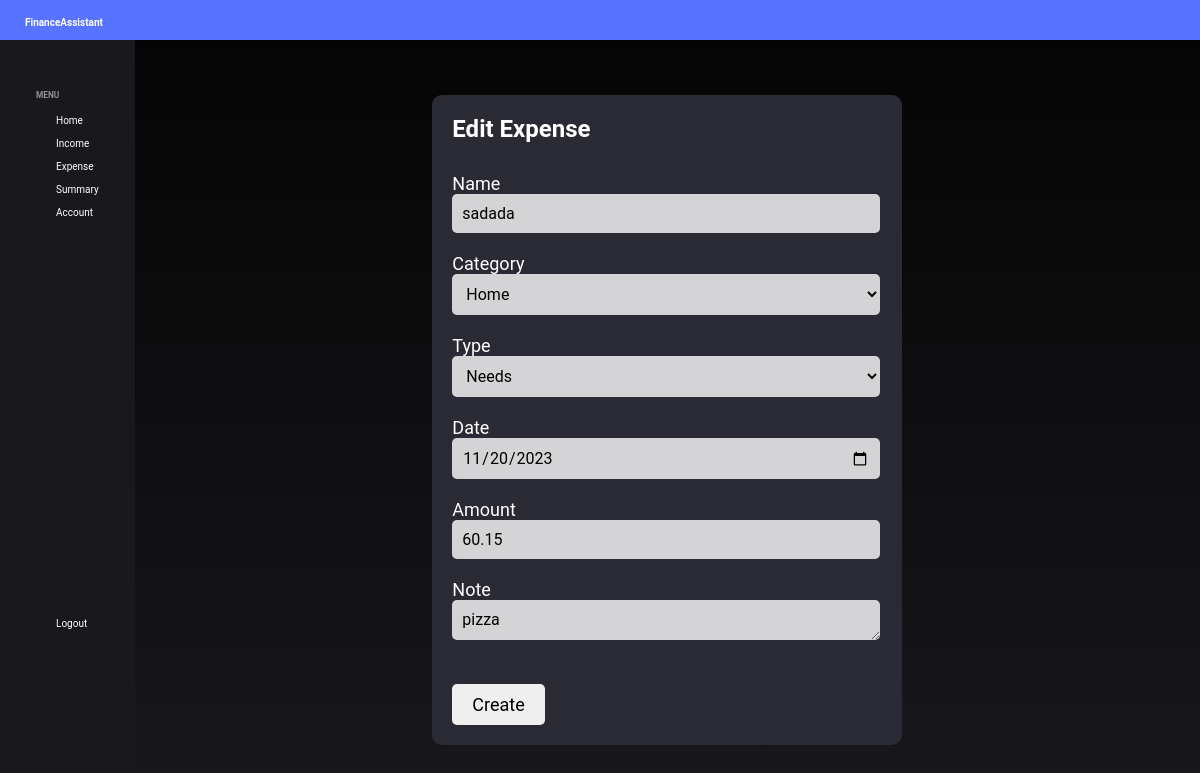
/expenses/7/update (signed in), run on the app's committed database.
### app/models.py (models this page shows)
class Expense(db.Model):
    __tablename__ = 'expenses'
    id = db.Column(db.Integer, primary_key=True)
    user_id = db.Column(db.Integer, db.ForeignKey('users.id'))
    category_id = db.Column(db.Integer, db.ForeignKey('expense_categories.id'))
    type_id = db.Column(db.Integer, db.ForeignKey('expense_types.id'))
    name = db.Column(db.String(25),unique=True, nullable=False)
    date = db.Column(db.Date, nullable=False, default=datetime.utcnow)
    amount = db.Column(db.Float, nullable=False)
    note = db.Column(db.String(40), nullable=False, default='')

### app/routes.py (the view, shortened to what this page needs)
@app.route("/expenses/<int:expense_id>/update", methods=['GET', 'POST'])
@login_required
def update_expense(expense_id):
    expense = Expense.query.filter_by(id=expense_id, user=current_user).first_or_404()
    form = CreateExpenseForm()
    form.name.data = expense.name
    form.type.data = expense.expense_type
    form.category.data = expense.category
    form.date.data = expense.date
    form.amount.data = expense.amount
    form.note.data = expense.note
    return render_template('edit_expense.html',form=form)

### app/forms.py (shortened to what this page needs)
class CreateExpenseForm(FlaskForm):
    name = StringField('Name', validators=[DataRequired(),Length(min=2, max=25)])
    category = SelectField('Category', choices=['Home','Transport','Education','Food','Healthcare','Entertainment','Debt','Clothes','Travel','Investment','Other'])
    type = SelectField('Type', choices=['Needs','Wants','Other'])
    date = DateField('Date')
    amount = DecimalField('Amount',places=2, validators=[DataRequired(),NumberRange(min=0.01)])
    note = TextAreaField('Note', validators=[DataRequired(), Length(min=2,max=45)])
    submit = SubmitField('Create')

### app/models.py (called while the page is built)
@login_manager.user_loader
def load_user(user_id):
    return User.query.get(int(user_id))

### app/routes.py (called while the page is built)
@app.context_processor
def utility_processor():
    def is_expense(transaction):
        return isinstance(transaction, Expense)
    def is_income(transaction):
        return isinstance(transaction, Income)
    return dict(is_expense=is_expense, is_income=is_income)

### app/templates/edit_expense.html (shortened to what this page needs)
{% extends "base.html" %}
{% block content %}
<div class="empty">
</div>
<div class="test">
    <div class="exp-content-section">
        <form method="POST" action="">
            <fieldset class="form-group">
                <legend class="ln-title">Edit Expense</legend>
                <div class="form-group">
                    {{ form.name.label(class="form-control-label") }}
                    {% if form.name.errors %}
                        {{ form.name(class="form-control form-control-lg is-invalid") }}
                        <div class="invalid-feedback">
                            {% for error in form.name.errors %}
                                <span>{{ error }}</span>
                            {% endfor %}
                        </div>
                    {% else %}
                        {{ form.name(class="form-control form-control-lg") }}
                    {% endif %}
                </div>
                <div class="form-group">
                    {{ form.category.label(class="form-control-label") }}
                    {% if form.category.errors %}
                        {{ form.category(class="form-control form-control-lg is-invalid") }}
                        <div class="invalid-feedback">
                            {% for error in form.category.errors %}
                                <span>{{ error }}</span>
                            {% endfor %}
                        </div>
                    {% else %}
                        {{ form.category(class="form-control form-control-lg") }}
                    {% endif %}
                </div>
                <div class="form-group">
                    {{ form.type.label(class="form-control-label") }}
                    {% if form.type.errors %}
                        {{ form.type(class="form-control form-control-lg is-invalid") }}
                        <div class="invalid-feedback">
                            {% for error in form.type.errors %}
                                <span>{{ error }}</span>
                            {% endfor %}
                        </div>
                    {% else %}
                        {{ form.type(class="form-control form-control-lg") }}
                    {% endif %}
                </div>
                <div class="form-group">
                    {{ form.date.label(class="form-control-label") }}
                    {% if form.date.errors %}
                        {{ form.date(class="form-control form-control-lg is-invalid") }}
                        <div class="invalid-feedback">
                            {% for error in form.date.errors %}
                                <span>{{ error }}</span>
                            {% endfor %}
                        </div>
                    {% else %}
                        {{ form.date(class="form-control form-control-lg") }}
                    {% endif %}
                </div>
                <div class="form-group">
                    {{ form.amount.label(class="form-control-label") }}
                    {% if form.amount.errors %}
                        {{ form.amount(class="form-control form-control-lg is-invalid") }}
                        <div class="invalid-feedback">
                            {% for error in form.amount.errors %}
                                <span>{{ error }}</span>
                            {% endfor %}
                        </div>
                    {% else %}
                        {{ form.amount(class="form-control form-control-lg") }}
                    {% endif %}
                </div>
                <div class="form-group">
                    {{ form.note.label(class="form-control-label") }}
                    {% if form.note.errors %}
                        {{ form.note(class="form-control form-control-lg is-invalid") }}
                        <div class="invalid-feedback">
                            {% for error in form.note.errors %}
                                <span>{{ error }}</span>
                            {% endfor %}
                        </div>
                    {% else %}
                        {{ form.note(class="form-control form-control-note") }}
                    {% endif %}
                </div>
            </fieldset>
            <div class="form-group">
                {{ form.submit(class="btn") }}
            </div>
        </form>
    </div>
</div>
{% endblock content %}

### app/static/main.css (style rules this page uses)
* { margin: 0; padding: 0; box-sizing: border-box; font-family: 'Roboto', sans-serif; }
html, body { display: grid; grid-template-rows: 1fr auto; background: linear-gradient(#050505, #18181d); height: 100vh; }
.inc-content-section, .exp-content-section { width: 65vh; max-width: 470px; padding: 20px 20px 0 20px; background-color: #2a2a35; border-radius: 10px; min-height: 72vh; }
.test { width: auto; height: auto; display: flex; justify-content: center; align-items: center; }
.form-group legend { font-size: 24px; font-weight: bold; margin-bottom: 20px; padding-bottom: 10px; }
.rg-title, .ln-title { color: white; }
.form-group { margin-bottom: 20px; min-width: 450px; border: none; }
.form-control-label { font-size: 18px; color: white; }
.form-control,.form-control-p, .form-control-lg,.form-control-note { padding: 10px; font-size: 16px; background-color: rgba(255, 255, 255, 0.8); border: none; border-radius: 5px; color: #000000; }
.form-control,.form-control-p, .form-control-lg { width: 95%; }
.form-control-note { max-width: 95%; min-width: 95%; min-height: 40px; max-height: 40px; }
.btn { padding: 10px 20px; font-size: 18px; border: none; border-radius: 5px; cursor: pointer; }

### data on the page
Expense: name "sadada", category "Home", type "Needs", date "11/20/2023", amount "60.15", note "pizza"
